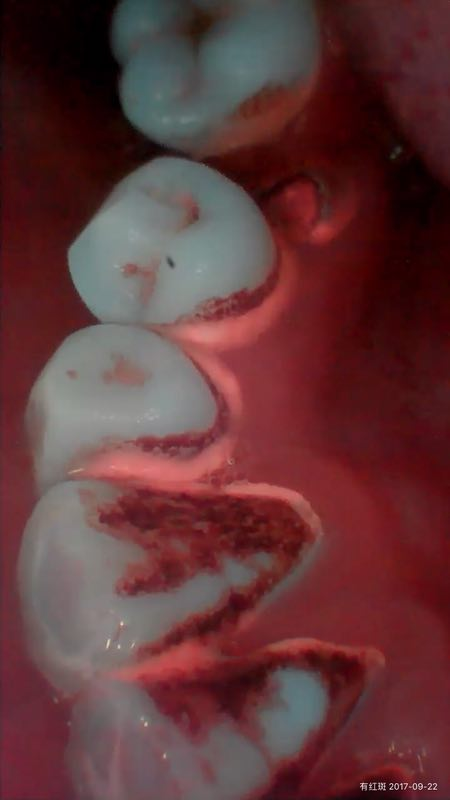
//> input picture tooth/1.jpg, 450 x 800 px
$ ./detector 1.jpg   (built with g++ and OpenCV 4)
//> lines starting //> are read from the running program, lines starting //| are printed output that depends on the picture; after the words box and inside, x2 and y2 are one past the last pixel; in counts of white or black regions, pixels touching at a corner belong together
/******************
  by cjf@xmu.2018/02/03
*****************/
#include <opencv2/opencv.hpp>
#include <stdio.h>
#include <vector>
#include <math.h>
#include <algorithm>
using namespace std;

#define PI 3.14159
#define INF 1e10
struct POINT{
  int x,y;
  POINT(int x=0,int y=0):x(x),y(y){}
};
struct RECT{
  POINT pnt[4];                               //矩形
  RECT(){}
  RECT(pair<float,float> p1,pair<float,float> p2,pair<float,float> p3,pair<float,float>p4){
    pnt[0].x=(int)p1.first;  pnt[0].y=(int) p1.second;
    pnt[1].x=(int)p2.first;  pnt[1].y=(int) p2.second;
    pnt[2].x=(int)p3.first;  pnt[2].y=(int) p3.second;
    pnt[3].x=(int)p4.first;  pnt[3].y=(int) p4.second;
  }
  cv::Point get(int idx){
	  return cv::Point(pnt[idx].y,pnt[idx].x);
	  //return cv::Point(pnt[idx].x,pnt[idx].y);
	}
};
class DETECTOR{
private:
	//参数
#define  RESERVED        0.25
#define  BLOCK_MIN_SIZE  0.0005                //小块的最小大小
	//attribute
	cv::Mat m_img;                               //原始图片
	cv::Mat m_mask;                              //二值mask
	int     m_rc_hist[256];                      //red channels直方图
  int     m_rc_hist_max;                       //直方图最大值
	int     m_keypoint1;                         //红色通道后RESERVED处像素值
	int     m_rough_mask_cnt;
	float   m_plaquerate;                          //牙菌斑比例
	vector<RECT>  m_rect;
	bool ** m_vis;
	inline bool   validPos(int r,int c);
	//method
    int    bfs(int r,int c,vector<pair<int,int> > &pnts);
	//m_img像素读取。读取b,g,r像素 b,g,r->0,1,2
	inline uchar     at(int r,int c,int channel);
	inline cv::Vec3b at(int r,int c);
  //inline int       set(int r,int c,cv::Vec3b pixel);
  //m_mask像素读取和设置
	inline uchar get_mask(int r,int c);
	inline int   set_mask(int r,int c,uchar val);
	int    init(cv::Mat& img);                      //初始化member
	pair<float,float> lineIntersection(float a,float b,float p,float q); //直线求交点
  bool   inMouth();                            //m_img是否是口腔照片
	int    removeLittleBlock();                  //删除小块
    int    getRoughMask();                       //得到粗糙的区域
    int    pruneMask();                          //得到较精确的区域
    int    drawRects(cv::Mat& contour);          //将方框M_rect画在contour里面
	int    drawContour(cv::Mat& contour);
    int    getRectContainPnts(vector<pair<int,int> >& pnts); //选择一个最小的矩形，包含所有pnts中的点
public:
    DETECTOR(){}
	~DETECTOR(){}
	int  processImage(cv::Mat& img,cv::Mat& mask,cv::Mat& contour);   //成功返回
	void save(cv::Mat& img,char* filename);
	int  getPlaqueInfo(vector<RECT>* rects,float* rate);              //返回牙菌斑信息：包围的矩形，以及牙菌斑比例。

};

int  DETECTOR::getPlaqueInfo(vector<RECT>*rects,float* rate){
  (*rate)=m_plaquerate;
	for (int i=0;i<m_rect.size();i++)
		rects->push_back(m_rect[i]);
	return 0;
}
bool DETECTOR::inMouth(){
  float r_mean=0;
	float g_mean=0;
	float b_mean=0;
	int nWhite=0;  //白色像素统计
	int nRed=0;    //红色像素统计
	int nBlack=0;
	for (int r=0;r<m_img.rows;r++)
		for (int c=0;c<m_img.cols;c++){
		  cv::Vec3b p3=at(r,c);
      int b=p3[0];
			int g=p3[1];
			int r=p3[2];
			int sum2=b+g+r-min(min(g,b),r);
			if (sum2>100*2) nWhite++;
			if (r>100 && 2*r>b+g+60) nRed++;
			if (b+g+r-max(max(b,g),r) <20*2) nBlack++;
		}
	float rateWhite=1.0*nWhite/m_img.rows/m_img.cols;
	float rateRed=1.0*nRed/m_img.rows/m_img.cols;
	float rateBlack=1.0*nBlack/m_img.rows/m_img.cols;
	if ( rateBlack<0.7&&rateWhite<0.7&&rateWhite>0.15 && rateRed<0.45 && rateRed>0.05)
	return true;
	else
	return false;
}
pair<float,float> DETECTOR::lineIntersection(float a,float b,float p,float q){ //
   //y=ax+b与y=px+q求交点。(不判断平行的情况)
   float x=(q-b)/(a-p);
   float y=a*x+b;
   return make_pair(x,y);
}
inline bool DETECTOR::validPos(int r,int c){
  return r>=0 && c>=0 && r<m_img.rows&&c<m_img.cols;
}
// [18 lines left out: function drawContour, not called in this run]
int DETECTOR::drawRects(cv::Mat& contour){
  contour=m_img.clone();
	for (int i=0;i<m_rect.size();i++){
	  RECT rect=m_rect[i];
		cv::Scalar color(0x55,0xff,0x55);
		int thickness=max(2,m_img.rows>>7);
		for (int p=0;p<4;p++){
			cv::Point p1=rect.get(p);
			cv::Point p2=rect.get((p+1)%4);
			//printf("drawLine (%d,%d)->(%d,%d)\n",p1.x,p1.y,p2.x,p2.y);
			cv::line(contour,p1,p2,color,thickness);
		}
	}
	return 0;
}
inline int DETECTOR::set_mask(int r,int c,uchar val){
  m_mask.ptr<uchar>(r)[c]=val;
	return 0;
}
inline cv::Vec3b DETECTOR::at(int r,int c){
  return m_img.ptr<cv::Vec3b>(r)[c];
}
int DETECTOR::getRoughMask(){
  int pixels_res = int(RESERVED*m_img.rows*m_img.cols);
  int cur_pixel=256;
	//保留部分较亮像素作为初始区域
	while (pixels_res>0){
		cur_pixel--;
	  pixels_res-=m_rc_hist[cur_pixel];
	}
	m_keypoint1=cur_pixel;/*
	int hist[256];
  for (int i=0;i<256;i++){
	  hist[i]=m_rc_hist[i];
		printf("%d ",m_rc_hist[i]);
	}
	sort(hist,hist+256);*/
	int mx_cnt=m_rc_hist_max;
	int key_pixels=0;
	double valid_sum=0;
	int valid_cnt=0;
	for (int i=190;i>=50;i--){
	  double cur_val=0;
		for (int j=0;j<5;j++) cur_val+=1.0*m_rc_hist[i-j]/mx_cnt;
		cur_val/=5;
		if (cur_val>0.4){
		  key_pixels=i+5;
			break;
		}
		if (cur_val>0.005){
		  if (valid_cnt>0 && valid_sum/valid_cnt<cur_val-0.15){
			  key_pixels=i+5;
				break;
			}else{
			  valid_sum+=cur_val;
			  valid_cnt++;
			}
		}
	}
	m_rough_mask_cnt=0;
	for (int r=0;r<m_img.rows;r++)
		for (int c=0;c<m_img.cols;c++){
		   cv::Vec3b p3=at(r,c);
			 int red=p3[2];
			 int green=p3[1];
			 int blue=p3[0];
			 int dist=(red-green)*(red-green)+(red-blue)*(red-blue);
			 if (red > cur_pixel && red>=key_pixels && red>green && red> blue && dist>2*30*30){
				 set_mask(r,c,0xff);
			   m_rough_mask_cnt++;
			 }
			 else
				 set_mask(r,c,0x00);
		}
	return 0;
}
int DETECTOR::bfs(int r,int c,vector<pair<int,int> > &pnts){
    pnts.clear();
	pnts.push_back(make_pair(r,c));
	m_vis[r][c]=true;
	int l=0;
	int color=get_mask(r,c);
	while (l<pnts.size()){
	  pair<int,int> pnt=pnts[l++];
		int x=pnt.first;
		int y=pnt.second;
		//up
		if (x>0 && !m_vis[x-1][y] && get_mask(x-1,y)==color){
		  pnts.push_back(make_pair(x-1,y));
			m_vis[x-1][y]=true;
		}
		//down
		if (x<m_mask.rows-1 && !m_vis[x+1][y] && get_mask(x+1,y)==color){
		  pnts.push_back(make_pair(x+1,y));
		  m_vis[x+1][y]=true;
		}
		//left
		if (y>0 && !m_vis[x][y-1] && get_mask(x,y-1)==color){
		  pnts.push_back(make_pair(x,y-1));
			m_vis[x][y-1]=true;
		}
		//right
		if (y<m_mask.cols-1 && !m_vis[x][y+1] && get_mask(x,y+1)==color){
		  pnts.push_back(make_pair(x,y+1));
			m_vis[x][y+1]=true;
		}
	}
}
int DETECTOR::removeLittleBlock(){
  //vis空间申请
	m_vis=(bool**)malloc(sizeof(int*)*m_mask.rows);
	for(int r=0;r<m_mask.rows;r++){
		m_vis[r]=(bool*)malloc(sizeof(bool)*m_mask.cols);
	  memset(m_vis[r],0,sizeof(bool)*m_mask.cols);
	}
	//遍历
  vector<pair<int,int> > pnts;
	for(int r=0;r<m_mask.rows;r++)
		for (int c=0;c<m_mask.cols;c++)
		if (!m_vis[r][c]){
	    pnts.clear();
			bfs(r,c,pnts);
				uchar color=(get_mask(r,c)==0?0xff:0);
			if (pnts.size()<m_mask.rows*m_mask.cols*BLOCK_MIN_SIZE){
			  //去除小块
				for (int i=0;i<pnts.size();i++){
				  pair<int,int> pnt=pnts[i];
					set_mask(pnt.first,pnt.second,color);
				}
			}else{
				//大块区域且颜色为黑，说明是牙菌斑。
			  if (color==0x00){
					getRectContainPnts(pnts);
				  m_plaquerate+=1.0*pnts.size()/m_mask.rows/m_mask.cols;
				}
			}
	}
	//vis空间释放
	for (int r=0;r<m_mask.rows;r++)
		free(m_vis[r]);
	free(m_vis);
}
inline uchar  DETECTOR::at(int r,int c,int channel){
	return m_img.ptr<cv::Vec3b>(r)[c][channel];
}
inline uchar  DETECTOR::get_mask(int r,int c){
  return m_mask.ptr<uchar>(r)[c];
}
int DETECTOR::init(cv::Mat& img){
    m_rect.clear();
		m_plaquerate=0.0;
    m_img  = img.clone();
	m_mask.create(m_img.rows,m_img.cols,CV_8UC1);
	//m_rc_hist
	memset(m_rc_hist,0,sizeof(m_rc_hist));
	for (int r=0;r<m_img.rows;r++)
		for (int c=0;c<m_img.cols;c++)
			m_rc_hist[at(r,c,2)]++;
	m_rc_hist_max=0;
	for (int i=0;i<256;i++)
		m_rc_hist_max=max(m_rc_hist_max,m_rc_hist[i]);
	return 0;
}
// [27 lines left out: function pruneMask, not called in this run]
int DETECTOR::processImage(cv::Mat& img,cv::Mat& ou_Mask,cv::Mat& ou_Contour){
	init(img);
	if (!inMouth()) return false;
	getRoughMask();
  //pruneMask();
	removeLittleBlock();
	ou_Mask=m_mask.clone();
	drawRects(ou_Contour);
	return true;
}
// [4 lines left out: function save, not called in this run]
int DETECTOR::getRectContainPnts(vector<pair<int,int> >& pnts){//面积最小的矩形包含所有点
  //矩形下边旋转degree度后的形成新矩形，用于覆盖pnts。选择面积最小的一个
  float bestDegree=0;
  float bestArea=INF;
  pair<float,float>bestP1;
  pair<float,float>bestP2;
  pair<float,float>bestP3;
  pair<float,float>bestP4;
  //
  for (float degree=5;degree<90;degree+=5){  //从5度开始，避免特殊判断直线x=10之类的情况。
    //4条相互平行、垂直的执行包围所有点
    //(1)直线:y=ax+b1 与y=ax+b2;

    float a=tan(degree/180*PI);
    float b1=INF,b2=-INF;
    for (int i=0;i<pnts.size();i++){
        int x=pnts[i].first;
        int y=pnts[i].second;
        float b=y-a*x;
        b1=min(b,b1);
        b2=max(b,b2);
    }
    //(2)直线：y=px+q1,y=px+q2 与上面两条平行(或者x=q1,x=q2);
    float p=tan((degree+90)/180*PI);
    float q1=INF,q2=-INF;
    for (int i=0;i<pnts.size();i++){
        int x=pnts[i].first;
        int y=pnts[i].second;
        float q=y-p*x;
        q1=min(q1,q);
        q2=max(q2,q);
    }
  //当前面积
  float area=(b2-b1)*cos(degree/180*PI) * (q2-q1)*sin((degree)/180*PI);
  if (bestArea>area){ //找到更优的
    bestArea=area;
    bestDegree=degree;
    bestP1=lineIntersection(a,b1,p,q2);
    bestP2=lineIntersection(a,b2,p,q2);
    bestP3=lineIntersection(a,b2,p,q1);
    bestP4=lineIntersection(a,b1,p,q1);
  }
  }
  m_rect.push_back(RECT(bestP1,bestP2,bestP3,bestP4));
  return 0;
}

//测试
cv::Mat mask;
cv::Mat contour;
cv::Mat img;    //
DETECTOR mgr;   //可以处理多张图片(后面执行的图片会覆盖前面的数据)
void test(char* filename){
//> called with filename = "1.jpg"
  //读取图片
	img=cv::imread(filename);
//> img is the input picture: 800 rows x 450 cols, CV_8UC3; mean B, G, R 57, 55, 97.5
	int rst=mgr.processImage(img,mask,contour);//img是输入值,mask是输出的二值图,contour是在原图上画个轮廓。三个参数都需要预先定义。
//> after the loop in drawRects, `for (int i=0;i<m_rect.size();i++)`:
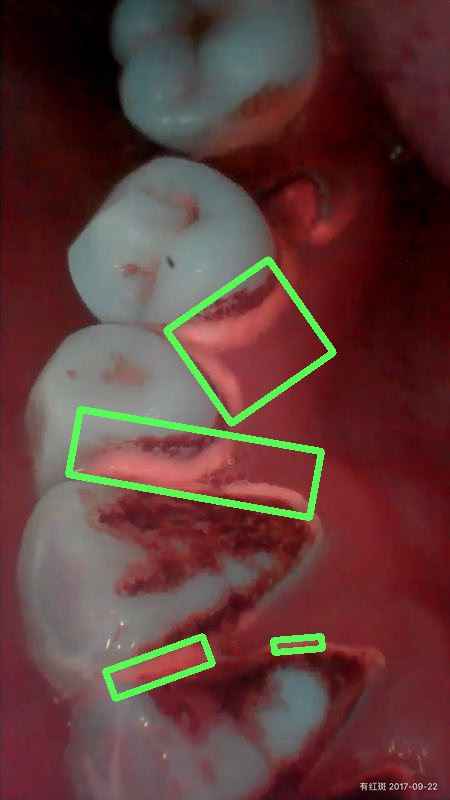
//> contour: 800 rows x 450 cols, CV_8UC3; 2.9% of pixels changed, all inside (x1, y1, x2, y2) = (65, 256, 337, 702)
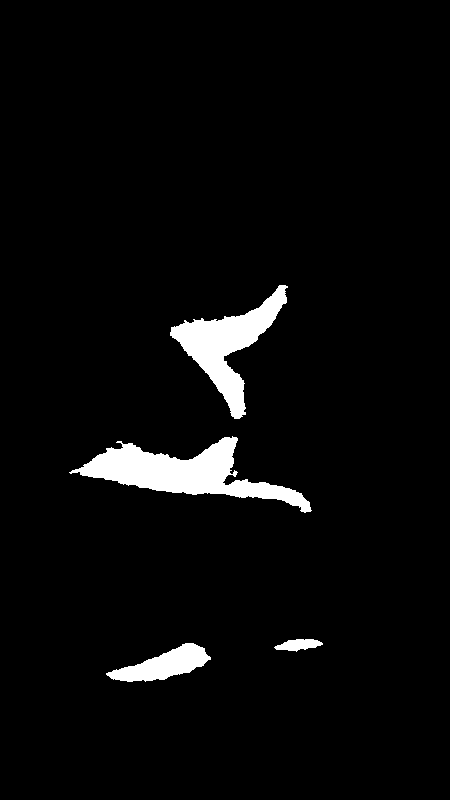
//> mask: 800 rows x 450 cols, CV_8UC1; 4% white; 4 white regions, box (x1, y1, x2, y2) and area: (69, 436, 312, 513) 6774, (170, 285, 288, 419) 5082, (106, 643, 211, 682) 2022, (274, 639, 323, 652) 398
//> rst = 1
	if (rst==1){//是口腔图片
		printf("[*]是口腔图片\n");
	  //
		float rate; //牙菌斑比例
		vector<RECT> rects;
		//返回牙菌斑的矩形和占的比例
		mgr.getPlaqueInfo(&rects,&rate);
		for (int i=0;i<rects.size();i++){
		   printf("矩形[%d],四个像素点位置:",i);
			 for (int j=0;j<4;j++) printf("(%d,%d)  ",rects[i].pnt[j].x,rects[i].pnt[j].y);
		   putchar('\n');
		}
		printf("牙菌斑比例:%.3f\n",rate);
		//保存
		cv::imwrite("msk.jpg",mask);
	  cv::imwrite("contour.jpg",contour);
	}else{//不是口腔图片
	  printf("[!]不是口腔图片\n");
	}

}
int main(int argc,char** argv){
	char *filename=argv[1];
	test(filename);
	return 0;
}
